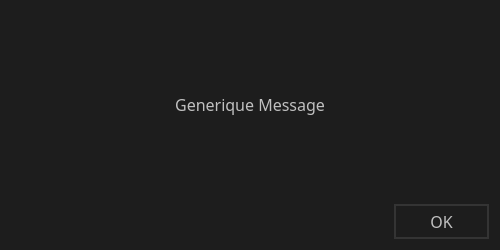
<?xml version="1.0" encoding="UTF-8"?>
<ui version="4.0">
 <class>GeneriqueMessage</class>
 <widget class="QMainWindow" name="GeneriqueMessage">
  <property name="geometry">
   <rect>
    <x>0</x>
    <y>0</y>
    <width>500</width>
    <height>250</height>
   </rect>
  </property>
  <property name="sizePolicy">
   <sizepolicy hsizetype="Fixed" vsizetype="Fixed">
    <horstretch>0</horstretch>
    <verstretch>0</verstretch>
   </sizepolicy>
  </property>
  <property name="minimumSize">
   <size>
    <width>500</width>
    <height>250</height>
   </size>
  </property>
  <property name="maximumSize">
   <size>
    <width>500</width>
    <height>250</height>
   </size>
  </property>
  <property name="windowTitle">
   <string>AuthMenu</string>
  </property>
  <property name="styleSheet">
   <string notr="true">background: rgb(29, 29, 29)</string>
  </property>
  <widget class="QWidget" name="centralWidget">
   <layout class="QGridLayout" name="gridLayout">
    <item row="0" column="1">
     <spacer name="verticalSpacer">
      <property name="orientation">
       <enum>Qt::Vertical</enum>
      </property>
      <property name="sizeHint" stdset="0">
       <size>
        <width>20</width>
        <height>72</height>
       </size>
      </property>
     </spacer>
    </item>
    <item row="1" column="0" colspan="3">
     <widget class="QLabel" name="GMessageLabel">
      <property name="minimumSize">
       <size>
        <width>400</width>
        <height>31</height>
       </size>
      </property>
      <property name="font">
       <font>
        <family>Gadugi</family>
        <pointsize>12</pointsize>
       </font>
      </property>
      <property name="styleSheet">
       <string notr="true">color: silver;</string>
      </property>
      <property name="text">
       <string>Generique Message</string>
      </property>
      <property name="alignment">
       <set>Qt::AlignCenter</set>
      </property>
     </widget>
    </item>
    <item row="2" column="2">
     <spacer name="verticalSpacer_2">
      <property name="orientation">
       <enum>Qt::Vertical</enum>
      </property>
      <property name="sizeHint" stdset="0">
       <size>
        <width>20</width>
        <height>72</height>
       </size>
      </property>
     </spacer>
    </item>
    <item row="3" column="0">
     <spacer name="horizontalSpacer">
      <property name="orientation">
       <enum>Qt::Horizontal</enum>
      </property>
      <property name="sizeHint" stdset="0">
       <size>
        <width>347</width>
        <height>20</height>
       </size>
      </property>
     </spacer>
    </item>
    <item row="3" column="2">
     <layout class="QHBoxLayout" name="horizontalLayout">
      <item>
       <widget class="QPushButton" name="OkButton">
        <property name="minimumSize">
         <size>
          <width>95</width>
          <height>31</height>
         </size>
        </property>
        <property name="font">
         <font>
          <family>Gadugi</family>
          <pointsize>12</pointsize>
         </font>
        </property>
        <property name="cursor">
         <cursorShape>PointingHandCursor</cursorShape>
        </property>
        <property name="styleSheet">
         <string notr="true">QPushButton{
color: silver;
border-width: 2px;
border-style: solid;
border-color: rgb(52, 52, 52);
padding: 4px;
}

QPushButton:pressed{
padding: 2px;
}

</string>
        </property>
        <property name="text">
         <string>OK</string>
        </property>
       </widget>
      </item>
     </layout>
    </item>
   </layout>
  </widget>
 </widget>
 <layoutdefault spacing="6" margin="11"/>
 <resources/>
 <connections/>
</ui>
